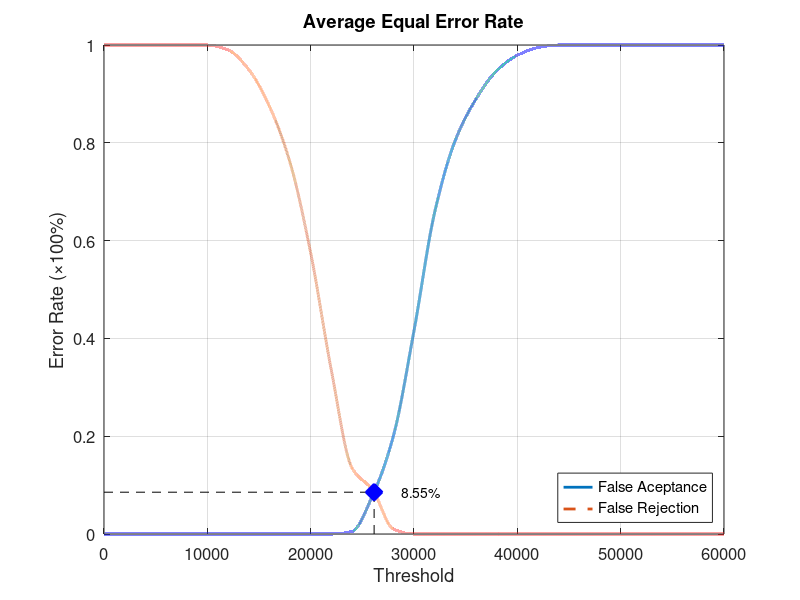
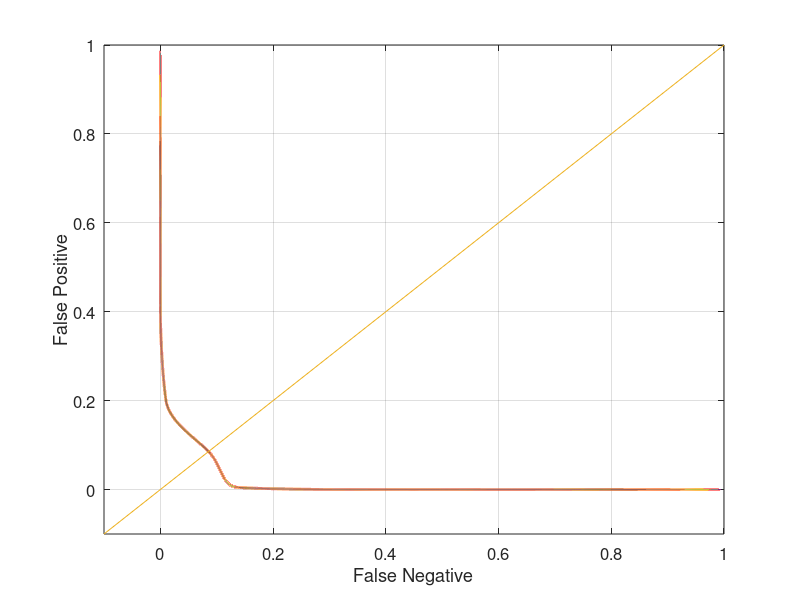

These charts were generated, in order, by the following MATLAB code:
function yEER = Database5_1
close all;
clear;
clc;
x = 0:2000:60000;
xq = 0:0.5:60000;

y0 = [0 0 0 0 0 0 0 0 0 0 0 0 0.00526316 0.0789474 0.2 0.415789 0.657895 0.805263 0.889474 0.947368 0.978947 0.994737 1 1 1 1 1 1 1 1 1];
yy0 = interp1(x, y0, xq, 'pchip');
y1 = [1 1 1 1 1 1 0.99 0.95 0.875 0.76 0.575 0.335 0.135 0.09 0.01 0 0 0 0 0 0 0 0 0 0 0 0 0 0 0 0];
yy1 = interp1(x, y1, xq, 'pchip');

% Calculating EER: 
y2 = abs(y0 - y1);
find(y2 == min(y2))
yy2 = abs(yy0 - yy1);
xEER = find(yy2 == min(yy2));
xEERIndex = xq(xEER) % X-axis EER
yEER = yy0(xEER) % Y-axis EER

main = figure
plot(xq, yy0,'-','LineWidth', 2);	hold on
plot(xq, yy1,'--','LineWidth', 2);	hold on
plot([xEERIndex xEERIndex], [0 yEER], 'k--');	hold on
plot([0 xEERIndex], [yEER yEER], 'k--');	hold on
plot(xEERIndex, yEER, 'bx', 'LineWidth', 10);	hold on
text(xEERIndex + 10 * xEERIndex / 100, yEER, [num2str(round((10000 * yEER)) / 100) '%'])
legend('False Aceptance', 'False Rejection', 'Location', 'SouthEast')
xlabel('Threshold')
ylabel('Error Rate (\times100%)')
title('Average Equal Error Rate')
set(gca, 'FontSize', 12)
axis([0 60000 0 1])
grid on

print(main, 'Database5_1Main', '-dpng');
FNRxFPR = figure('Color', [1 1 1]);
plot(yy1, yy0, '-', yy1, yy0, 'LineWidth', 2);
hold on
y = -0.1:0.1:1
plot(y, y); 
set(gca, 'FontSize', 12)
xlabel('False Negative')
ylabel('False Positive')
axis([-0.1 1 -0.1 1])
set(gca, 'FontSize', 12)
grid on

print(FNRxFPR, 'Database5_1FNRxFPR','-dpng');
end
